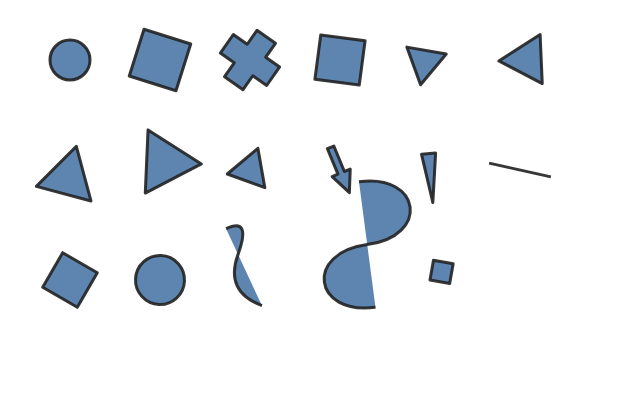

Write a Vega-Lite specification for this figure.
### Vega specification from a JSON file in a GitHub repository (floating-point values rounded to 4 significant figures)
{"$schema": "https://vega.github.io/schema/vega/v6.json", "width": 300, "height": 190, "padding": 5, "marks": [{"type": "symbol", "from": {"data": "t"}, "encode": {"update": {"shape": {"field": "s"}, "x": {"field": "x"}, "y": {"field": "y"}, "size": {"field": "z"}, "angle": {"field": "a"}, "fill": {"value": "#4c78a8"}, "stroke": {"value": "#222"}, "strokeWidth": {"value": 1.5}, "strokeJoin": {"value": "round"}, "opacity": {"value": 0.9}}}}], "data": [{"name": "t", "values": [{"i": 0, "s": "circle", "x": 30, "y": 25, "a": 0.0, "z": 400}, {"i": 1, "s": "square", "x": 75, "y": 25, "a": 17.5, "z": 600}, {"i": 2, "s": "cross", "x": 120, "y": 25, "a": 35.0, "z": 800}, {"i": 3, "s": "diamond", "x": 165, "y": 25, "a": 52.5, "z": 1000}, {"i": 4, "s": "triangle-up", "x": 210, "y": 25, "a": 70.0, "z": 400}, {"i": 5, "s": "triangle-down", "x": 255, "y": 25, "a": 87.5, "z": 600}, {"i": 6, "s": "triangle-left", "x": 30, "y": 80, "a": 105.0, "z": 800}, {"i": 7, "s": "triangle-right", "x": 75, "y": 80, "a": 122.5, "z": 1000}, {"i": 8, "s": "triangle", "x": 120, "y": 80, "a": 140.0, "z": 400}, {"i": 9, "s": "arrow", "x": 165, "y": 80, "a": 157.5, "z": 600}, {"i": 10, "s": "wedge", "x": 210, "y": 80, "a": 175.0, "z": 800}, {"i": 11, "s": "stroke", "x": 255, "y": 80, "a": 192.5, "z": 1000}, {"i": 12, "s": "M-1,-1L1,-1L1,1L-1,1Z", "x": 30, "y": 135, "a": 210.0, "z": 400}, {"i": 13, "s": "M0,-1A1,1 0 1,1 0,1A1,1 0 1,1 0,-1Z", "x": 75, "y": 135, "a": 227.5, "z": 600}, {"i": 14, "s": "M-1,0Q0,-1 1,0T2,0", "x": 120, "y": 135, "a": 245.0, "z": 800}, {"i": 15, "s": "M-1,1c0,-2 2,-2 2,0s2,2 2,0", "x": 165, "y": 135, "a": 262.5, "z": 1000}, {"i": 16, "s": "M0,0h1v1h-1z", "x": 210, "y": 135, "a": 280.0, "z": 400}]}]}
